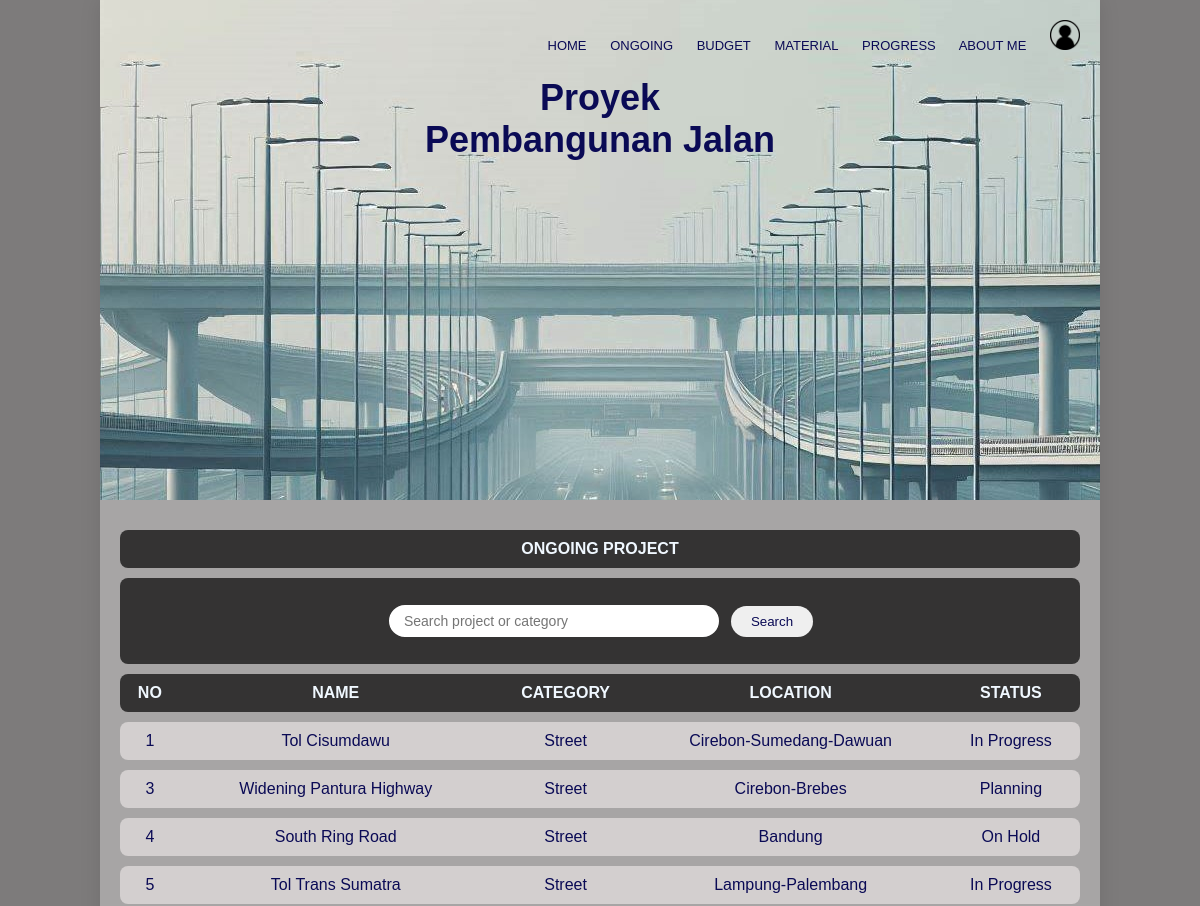
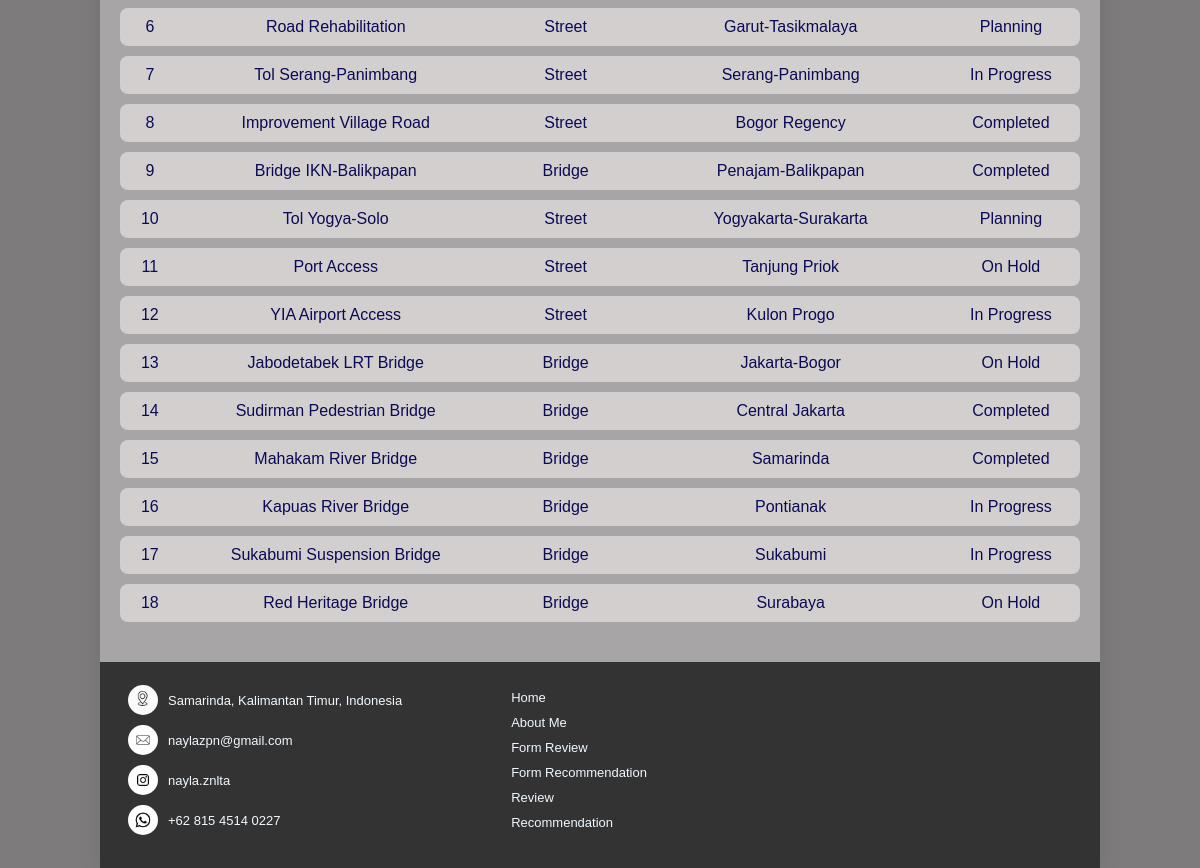
/ongoing.php, run on the app's committed database (2 pictures, top to bottom).
### tables this page shows
CREATE TABLE `ongoingproject` (
  `id` int(11) NOT NULL,
  `nama proyek` varchar(255) NOT NULL,
  `category` varchar(255) NOT NULL,
  `lokasi` varchar(255) NOT NULL,
  `status` varchar(255) NOT NULL
);

### ongoing.php (the view, shortened to what this page needs)
<?php
require "connection.php";
$sql = mysqli_query($conn, "SELECT*FROM ongoingproject");
$ongoingresult = [];
while ($row = mysqli_fetch_assoc($sql)){
    $ongoingresult[] = $row;
}
?>
<!DOCTYPE html>
<html lang="en">
<head>
    <link rel="stylesheet" href="styles.css">
</head>
<body>
    <div class="layer2">
        <header>
            <nav>
                <a href="index.php">HOME</a>
                <a href="ongoing.php">ONGOING</a>
                <a href="budget.php">BUDGET</a>
                <a href="material.php">MATERIAL</a>
                <a href="progress.php">PROGRESS</a>
                <a href="aboutme.php">ABOUT ME</a>
                <a href="admin.php"><img src="login.jpg" alt="Login" title="Login"></a></a>
            </nav>
            <h1>Proyek<br>Pembangunan Jalan</h1>
        </header>
        <table class="review-table">
            <thead>
                <tr>
                    <th colspan="5">ONGOING PROJECT</th>
                </tr>
                <tr>
                    <th colspan="5">
                        <form action="" method="GET" class="search-bar">
                            <input type="text" name="search" placeholder="Search project or category" class="search-input" />
                            <button type="submit" class="search-button">Search
                            </button>
                        </form>
                    </th>
                </tr>
                <tr>
                    <th>NO</th>
                    <th>NAME</th>
                    <th>CATEGORY</th>
                    <th>LOCATION</th>
                    <th>STATUS</th>
                </tr>
            </thead>
            <tbody>
                <?php $i = 1; foreach($ongoingresult as $ongoingproject) : ?>
                    <tr>
                        <td><?php echo $ongoingproject['id'] ?></td>
                        <td><?php echo $ongoingproject['nama proyek'] ?></td>
                        <td><?php echo $ongoingproject['category'] ?></td>
                        <td><?php echo $ongoingproject['lokasi'] ?></td>
                        <td><?php echo $ongoingproject['status'] ?></td>
                    </tr>
                <?php $i++; endforeach ?>
            </tbody>
        </table>
        <div class="layer3">
            <footer>
                <table>
                    <td>
                        <nav>
                            <a><img src="location.jpg">Samarinda, Kalimantan Timur, Indonesia</a>
                            <a link href="naylazpn@gmail.com"><img src="mail.jpg">naylazpn@gmail.com</a>
                            <a link
                                href="https://www.instagram.com/nayla.znlta?igsh=dnJhc3hqMzJvZ2Zs&utm_source=qr"><img
                                    src="insta.jpg">nayla.znlta</a>
                            <a link href="http://wa.me//6281545140227"><img src="contact.jpg">+62 815 4514 0227</a>
                        </nav>
                    </td>
                    <td>
                        <nav>
                            <a href="index.php">Home</a>
                            <a href="aboutme.php">About Me</a>
                            <a href="reviewform.php">Form Review</a>
                            <a href="recform.php">Form Recommendation</a>
                            <a href="reviewresult.php">Review</a>
                            <a href="recresult.php">Recommendation</a>
                        </nav>
                    </td>
                </table>
            </footer>
        </div>
    </div>
</body>
</html>

### styles.css (style rules this page uses)
:root { --primary-color: #a7a5a5; --secondary-color: #d3cfcf; --text-color: #0a0a55; --background-color: #7d7b7b; --border-color: #343333 }
body { font-family: 'Arial', sans-serif; background-color: var(--background-color); margin: 0; color: var(--text-color); display: flexbox; }
header { text-align: center; font-size: 18px; width: 100%; height: 500px; background-image: url("BG-HEADER.jpeg"); background-repeat: no-repeat; background-size: header; background-position: center; }
.layer2 { background-color: var(--primary-color); max-width: 1000px; margin: 0 auto; box-shadow: 0 0 20px #0000001a; }
.layer2 header nav { text-align: end; font-size: small; padding-top: 20px; }
footer nav { font-size: small; padding-left: 5px; padding-right: 100px; }
footer img { border-radius: 20px; }
footer nav a { text-decoration: none; color: aliceblue; margin-bottom: 10px; display: flex; align-items: center; }
header nav a { margin-right: 20px; text-decoration: none; color: var(--text-color); }
header nav a img { width: 20px; height: 20px; }
.layer3 { background-color: #343333; width: auto; height: auto; margin-top: 30px; padding: 20px; }
.layer3 img { width: 30px; height: 30px; vertical-align: middle; margin-right: 10px; }

### ongoing.php (style rules this page uses)
.review-table { width: 96%; border-collapse: separate; border-spacing: 0 10px; margin: 20px; }
.review-table th, .review-table td { padding: 10px; text-align: center; background-color: #d3cfcf; overflow-y: auto; }
.review-table thead { position:sticky; }
.review-table th { background-color: #343333; color: aliceblue; font-weight: bold; text-transform: uppercase; }
.review-table td:first-child, .review-table th:first-child { border-top-left-radius: 8px; border-bottom-left-radius: 8px; }
.review-table td:last-child, .review-table th:last-child { border-top-right-radius: 8px; border-bottom-right-radius: 8px; }
header nav a img { width: 30px; height: 30px; cursor: pointer; }
.search-bar { display: flex; justify-content: center; align-items: center; gap: 10px; margin: 15px 0; }
.search-input { padding: 8px 15px; border: 2px solid #343333; border-radius: 20px; width: 300px; font-size: 14px; outline: none; transition: all 0.3s ease; }
.search-button { color: #0a0a55; border: none; border-radius: 20px; padding: 8px 20px; cursor: pointer; transition: background-color 0.3s ease; }

### data on the page
ongoingproject: id "1", nama proyek "Tol Cisumdawu", category "Street", lokasi "Cirebon-Sumedang-Dawuan", status "In Progress"
ongoingproject: id "3", nama proyek "Widening Pantura Highway", category "Street", lokasi "Cirebon-Brebes", status "Planning"
ongoingproject: id "4", nama proyek "South Ring Road", category "Street", lokasi "Bandung", status "On Hold"
ongoingproject: id "5", nama proyek "Tol Trans Sumatra", category "Street", lokasi "Lampung-Palembang", status "In Progress"
ongoingproject: id "6", nama proyek "Road Rehabilitation", category "Street", lokasi "Garut-Tasikmalaya", status "Planning"
ongoingproject: id "7", nama proyek "Tol Serang-Panimbang", category "Street", lokasi "Serang-Panimbang", status "In Progress"
ongoingproject: id "8", nama proyek "Improvement Village Road", category "Street", lokasi "Bogor Regency", status "Completed"
ongoingproject: id "9", nama proyek "Bridge IKN-Balikpapan", category "Bridge", lokasi "Penajam-Balikpapan", status "Completed"
ongoingproject: id "10", nama proyek "Tol Yogya-Solo", category "Street", lokasi "Yogyakarta-Surakarta", status "Planning"
ongoingproject: id "11", nama proyek "Port Access", category "Street", lokasi "Tanjung Priok", status "On Hold"
ongoingproject: id "12", nama proyek "YIA Airport Access", category "Street", lokasi "Kulon Progo", status "In Progress"
ongoingproject: id "13", nama proyek "Jabodetabek LRT Bridge", category "Bridge", lokasi "Jakarta-Bogor", status "On Hold"
ongoingproject: id "14", nama proyek "Sudirman Pedestrian Bridge", category "Bridge", lokasi "Central Jakarta", status "Completed"
ongoingproject: id "15", nama proyek "Mahakam River Bridge", category "Bridge", lokasi "Samarinda", status "Completed"
ongoingproject: id "16", nama proyek "Kapuas River Bridge", category "Bridge", lokasi "Pontianak", status "In Progress"
ongoingproject: id "17", nama proyek "Sukabumi Suspension Bridge", category "Bridge", lokasi "Sukabumi", status "In Progress"
ongoingproject: id "18", nama proyek "Red Heritage Bridge", category "Bridge", lokasi "Surabaya", status "On Hold"
